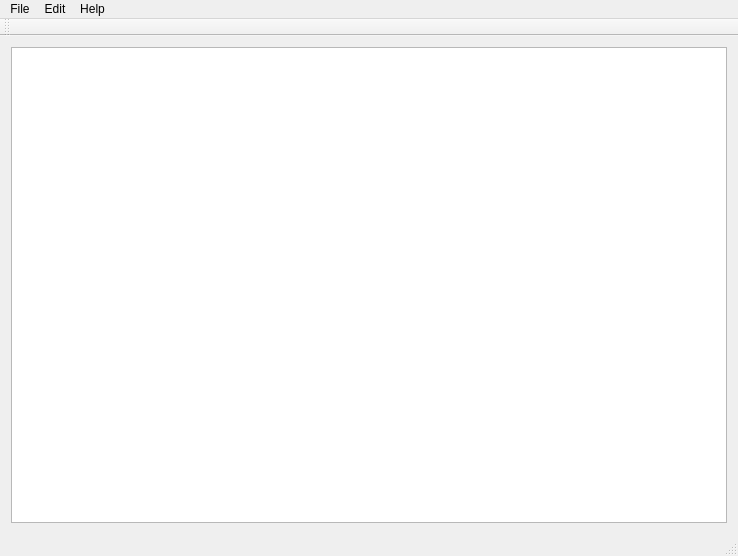
<?xml version="1.0" encoding="UTF-8"?>
<ui version="4.0">
 <class>MainWindow</class>
 <widget class="QMainWindow" name="MainWindow">
  <property name="geometry">
   <rect>
    <x>0</x>
    <y>0</y>
    <width>738</width>
    <height>556</height>
   </rect>
  </property>
  <property name="windowTitle">
   <string>文本文档</string>
  </property>
  <widget class="QWidget" name="centralWidget">
   <layout class="QGridLayout" name="gridLayout">
    <item row="0" column="0">
     <widget class="QTextEdit" name="textEdit"/>
    </item>
   </layout>
  </widget>
  <widget class="QMenuBar" name="menuBar">
   <property name="geometry">
    <rect>
     <x>0</x>
     <y>0</y>
     <width>738</width>
     <height>23</height>
    </rect>
   </property>
   <widget class="QMenu" name="menu">
    <property name="title">
     <string>File</string>
    </property>
    <addaction name="actionOpen"/>
    <addaction name="separator"/>
    <addaction name="actionNew"/>
    <addaction name="actionSave"/>
    <addaction name="actionSave_As"/>
    <addaction name="separator"/>
    <addaction name="actionClose"/>
    <addaction name="separator"/>
    <addaction name="actionExit"/>
   </widget>
   <widget class="QMenu" name="menuEdit">
    <property name="title">
     <string>Edit</string>
    </property>
    <addaction name="actionUndo"/>
    <addaction name="separator"/>
    <addaction name="actionCut"/>
    <addaction name="actionCopy"/>
    <addaction name="actionPaste"/>
    <addaction name="separator"/>
    <addaction name="actionFind"/>
   </widget>
   <widget class="QMenu" name="menuHelp">
    <property name="title">
     <string>Help</string>
    </property>
    <addaction name="actionAbout"/>
   </widget>
   <addaction name="menu"/>
   <addaction name="menuEdit"/>
   <addaction name="menuHelp"/>
  </widget>
  <widget class="QToolBar" name="mainToolBar">
   <attribute name="toolBarArea">
    <enum>TopToolBarArea</enum>
   </attribute>
   <attribute name="toolBarBreak">
    <bool>false</bool>
   </attribute>
  </widget>
  <widget class="QStatusBar" name="statusBar"/>
  <action name="actionNew">
   <property name="icon">
    <iconset resource="notepadicon.qrc">
     <normaloff>:/images/new</normaloff>:/images/new</iconset>
   </property>
   <property name="text">
    <string>New</string>
   </property>
   <property name="shortcut">
    <string>Ctrl+N</string>
   </property>
  </action>
  <action name="actionSave">
   <property name="icon">
    <iconset resource="notepadicon.qrc">
     <normaloff>:/images/save</normaloff>:/images/save</iconset>
   </property>
   <property name="text">
    <string>Save</string>
   </property>
   <property name="shortcut">
    <string>Ctrl+S</string>
   </property>
  </action>
  <action name="actionSave_As">
   <property name="icon">
    <iconset resource="notepadicon.qrc">
     <normaloff>:/images/saveAs</normaloff>:/images/saveAs</iconset>
   </property>
   <property name="text">
    <string>Save As</string>
   </property>
   <property name="shortcut">
    <string>F12</string>
   </property>
  </action>
  <action name="actionUndo">
   <property name="text">
    <string>Undo</string>
   </property>
   <property name="shortcut">
    <string>Ctrl+Z</string>
   </property>
  </action>
  <action name="actionCopy">
   <property name="text">
    <string>Copy</string>
   </property>
   <property name="shortcut">
    <string>Ctrl+C</string>
   </property>
  </action>
  <action name="actionCut">
   <property name="text">
    <string>Cut</string>
   </property>
   <property name="shortcut">
    <string>Ctrl+X</string>
   </property>
  </action>
  <action name="actionPaste">
   <property name="text">
    <string>Paste</string>
   </property>
   <property name="shortcut">
    <string>Ctrl+V</string>
   </property>
  </action>
  <action name="actionAbout">
   <property name="icon">
    <iconset resource="notepadicon.qrc">
     <normaloff>:/images/about</normaloff>:/images/about</iconset>
   </property>
   <property name="text">
    <string>About</string>
   </property>
  </action>
  <action name="actionFind">
   <property name="text">
    <string>Find</string>
   </property>
   <property name="shortcut">
    <string>Ctrl+F</string>
   </property>
  </action>
  <action name="actionOpen">
   <property name="icon">
    <iconset resource="notepadicon.qrc">
     <normaloff>:/images/open</normaloff>:/images/open</iconset>
   </property>
   <property name="text">
    <string>Open</string>
   </property>
   <property name="shortcut">
    <string>Ctrl+O</string>
   </property>
  </action>
  <action name="actionClose">
   <property name="icon">
    <iconset resource="notepadicon.qrc">
     <normaloff>:/images/close</normaloff>:/images/close</iconset>
   </property>
   <property name="text">
    <string>Close</string>
   </property>
   <property name="shortcut">
    <string>Ctrl+F4</string>
   </property>
  </action>
  <action name="actionExit">
   <property name="icon">
    <iconset resource="notepadicon.qrc">
     <normaloff>:/images/exit</normaloff>:/images/exit</iconset>
   </property>
   <property name="text">
    <string>Exit</string>
   </property>
  </action>
 </widget>
 <layoutdefault spacing="6" margin="11"/>
 <resources>
  <include location="notepadicon.qrc"/>
 </resources>
 <connections/>
</ui>
